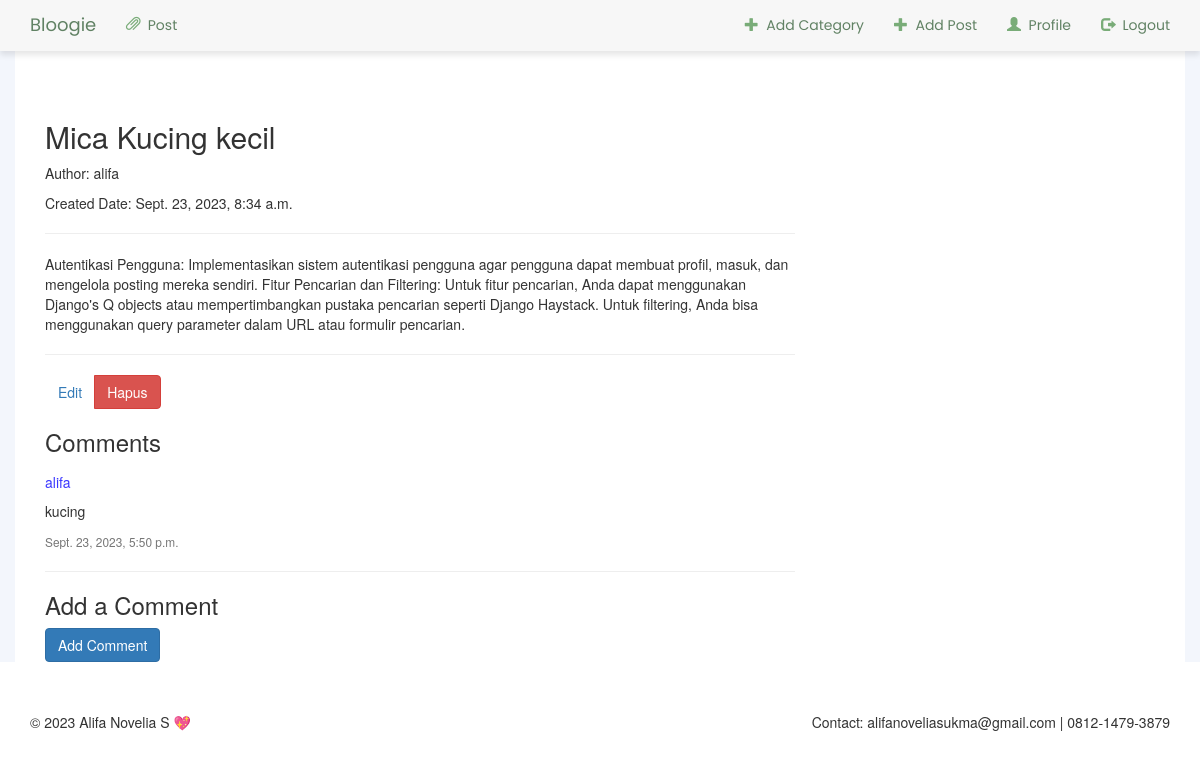
Screenshot of /1/detail/ (signed in) with the database file from the repository.
### blog/models.py (models this page shows, shortened)
class Post(models.Model):
    title = models.CharField(max_length=200)
    author = models.ForeignKey(User, on_delete=models.CASCADE)
    foto = models.ImageField(upload_to='profile/', blank=True, null=True)  # Tambahkan bidang foto profil (opsional)
    category = models.ForeignKey(Category, on_delete=models.CASCADE)
    content = models.TextField()
    created_date = models.DateTimeField(auto_now_add=True)
    updated_date = models.DateTimeField(auto_now=True)

class Comment(models.Model):
    post = models.ForeignKey(Post, on_delete=models.CASCADE,related_name='comments')
    author = models.ForeignKey(User, on_delete=models.CASCADE)
    text = models.TextField()
    created_date = models.DateTimeField(auto_now_add=True)

### blog/views.py (the view)
# urls.py: path('<int:pk>/detail/', views.post_detail, name='post_detail'),
@login_required
def post_detail(request, pk):
    post = get_object_or_404(Post, pk=pk)
    kategoris = Category.objects.all()
    return render(request, 'post_detail.html', {'post': post,'kategori': kategoris})

### blog/templates/post_detail.html (shortened to what this page needs)
{% extends "base.html" %}
{% load static %}
{% block content %}
<div class="container">
  <div class="row">
    <div class="col-md-8">
      <h2>{{ post.title }}</h2>
      <p>Author: {{ post.author }}</p>
      <p>Created Date: {{ post.created_date }}</p>
      <hr>
      <p>{{ post.content }}</p>
      <hr>
      {% if request.user == post.author %}
      <div class="btn-group" role="group" aria-label="Edit and Delete">
        <a href="{% url 'update_post' post.pk %}" class="btn btn-secondary">Edit</a>
        <a href="{% url 'delete_post' post.pk %}" class="btn btn-danger">Hapus</a>
      </div>
      {% endif %}
      <h3>Comments</h3>
      <ul class="list-unstyled">
        {% for comment in post.comments.all %}
          <li class="media my-4">
            <div class="media-body">
              <h5 class="mt-0" style="color: #3b38ff;">{{ comment.author }}</h5>
              <p>{{ comment.text }}</p>
              <small class="text-muted">{{ comment.created_date }}</small>
            </div>
          </li>
          <hr>
        {% empty %}
          <li>No comments yet.</li>
        {% endfor %}
      </ul>
      <h3>Add a Comment</h3>
      <form method="post" action="{% url 'add_comment_to_post' post.pk %}">
        <button type="submit" class="btn btn-primary">Add Comment</button>
      </form>
    </div>
  </div>
</div>
{% endblock %}

### rows the page displays
Post: title "Mica Kucing kecil", author "alifa", created_date "Sept. 23, 2023, 8:34 a.m.", content "Autentikasi Pengguna: Implementasikan sistem autentikasi pengguna agar pengguna dapat membuat profil, masuk, dan mengelola posting mereka sendiri. Fitur Pencarian dan Filtering: Untuk fitur pencarian, Anda dapat menggunakan Django's Q objects atau mempertimbangkan pustaka pencarian seperti Django Haystack. Untuk filtering, Anda bisa menggunakan query parameter dalam URL atau formulir pencarian."
Comment: author "alifa", text "kucing", created_date "Sept. 23, 2023, 5:50 p.m."
